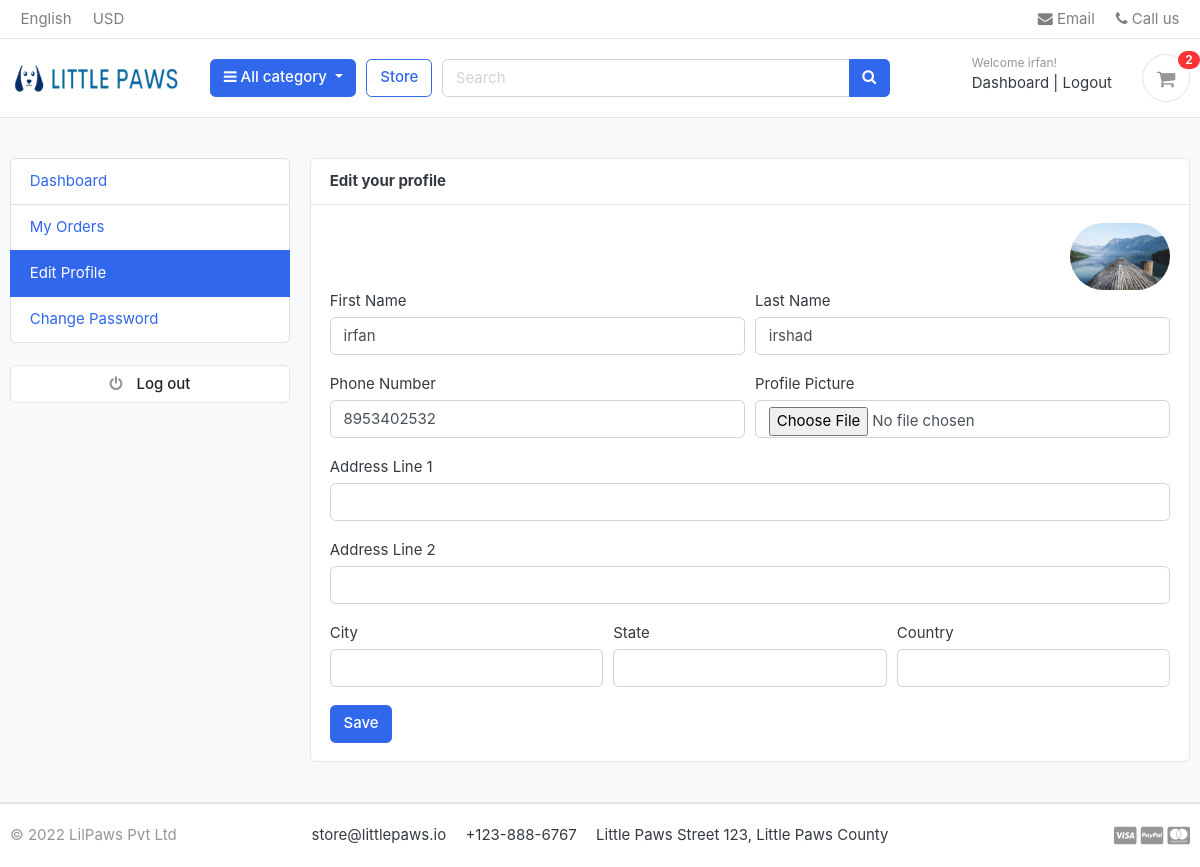
The app's page /accounts/edit_profile/ (signed in), older data.
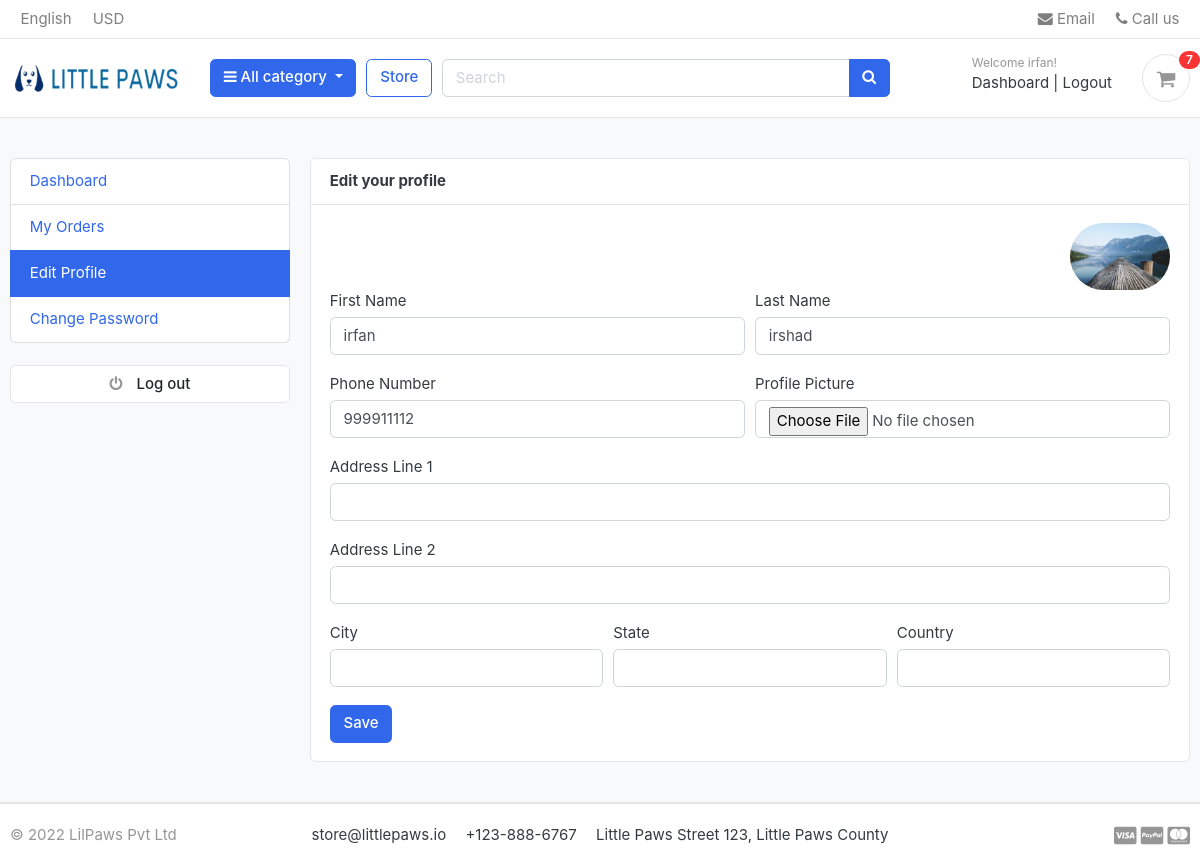
The same page, newer data.
### accounts/models.py (models this page shows, shortened)
class Account(AbstractBaseUser):
    first_name      = models.CharField(max_length=50)
    last_name       = models.CharField(max_length=50)
    username        = models.CharField(max_length=50, unique=True)
    email           = models.EmailField(max_length=100, unique=True)
    phone_number    = models.CharField(max_length=50)
    date_joined     = models.DateTimeField(auto_now_add=True)
    last_login      = models.DateTimeField(auto_now_add=True)
    is_admin        = models.BooleanField(default=False)
    is_staff        = models.BooleanField(default=False)
    is_active        = models.BooleanField(default=False)
    is_superadmin        = models.BooleanField(default=False)
    USERNAME_FIELD = 'email'
    REQUIRED_FIELDS = ['username', 'first_name', 'last_name']
    objects = MyAccountManager()

### accounts/views.py (the view)
# urls.py: path('edit_profile/', views.edit_profile, name='edit_profile'),
@login_required(login_url='login')
def edit_profile(request):
    userprofile = get_object_or_404(UserProfile, user=request.user)
    if request.method == 'POST':
        user_form = UserForm(request.POST, instance=request.user)
        profile_form = UserProfileForm(request.POST, request.FILES, instance=userprofile)
        if user_form.is_valid() and profile_form.is_valid():
            user_form.save()
            profile_form.save()
            messages.success(request, 'Your profile has been updated.')
            return redirect('edit_profile')
    else:
        user_form = UserForm(instance=request.user)
        profile_form = UserProfileForm(instance=userprofile)
    context = {
        'user_form': user_form,
        'profile_form': profile_form,
        'userprofile': userprofile,
    }
    return render(request, 'accounts/edit_profile.html', context)

### accounts/forms.py
class UserForm(forms.ModelForm):
    class Meta:
        model = Account
        fields = ('first_name', 'last_name', 'phone_number')
    def __init__(self, *args, **kwargs):
        super(UserForm, self).__init__(*args, **kwargs)
        for field in self.fields:
            self.fields[field].widget.attrs['class'] = 'form-control'

class UserProfileForm(forms.ModelForm):
    profile_picture = forms.ImageField(required=False, error_messages = {'invalid':("Image files only")}, widget=forms.FileInput)
    class Meta:
        model = UserProfile
        fields = ('address_line_1', 'address_line_2', 'city', 'state', 'country', 'profile_picture')
    def __init__(self, *args, **kwargs):
        super(UserProfileForm, self).__init__(*args, **kwargs)
        for field in self.fields:
            self.fields[field].widget.attrs['class'] = 'form-control'

### carts/views.py (called while the page is built)
def _cart_id(request):
    cart = request.session.session_key
    if not cart:
        cart = request.session.create()
    return cart

### category/context_processors.py (called while the page is built)
def menu_links(request):
    links = Category.objects.all()
    return dict(links=links)

### category/models.py (called while the page is built)
    def get_url(self):
            return reverse('products_by_category', args=[self.slug])

### templates/accounts/edit_profile.html (shortened to what this page needs)
{% extends 'base.html' %}
{% block content %}
<section class="section-conten padding-y bg">
<div class="container">
	<div class="row">
	{% include 'includes/dashboard_sidebar.html' %}
	<main class="col-md-9">
		<article class="card">
		<header class="card-header">
			<strong class="d-inline-block mr-3">Edit your profile</strong>
		</header>
		<div class="card-body">
			<div class="text-right">
				<img src="{{userprofile.profile_picture.url}}" alt="Profile Picture" width="100" style="border-radius:50px;">
			</div>
			<div class="row">
			<div class="col-md-12">
				<form action="{% url 'edit_profile' %}" method="POST" enctype="multipart/form-data">
					<div class="form-row">
						<div class="form-group col-md-6">
							<label>First Name</label>
							{{user_form.first_name}}
						</div>
						<div class="form-group col-md-6">
							<label>Last Name</label>
							{{user_form.last_name}}
						</div>
					</div>
					<div class="form-row">
						<div class="form-group col-md-6">
							<label>Phone Number</label>
							{{user_form.phone_number}}
						</div>
						<div class="form-group col-md-6">
							<label>Profile Picture</label>
							{{profile_form.profile_picture}}
						</div>
					</div>
					<div class="form-group">
						<label>Address Line 1</label>
						{{profile_form.address_line_1}}
					</div>
					<div class="form-group">
						<label>Address Line 2</label>
						{{profile_form.address_line_2}}
					</div>
					<div class="form-row">
						<div class="form-group col-md-4">
							<label>City</label>
							{{profile_form.city}}
						</div>
						<div class="form-group col-md-4">
							<label>State</label>
							{{profile_form.state}}
						</div>
						<div class="form-group col-md-4">
							<label>Country</label>
							{{profile_form.country}}
						</div>
					</div>
					<input type="submit" value="Save" class="btn btn-primary">
				</form>
			</div>
			</div>
		</div>
		</article>
	</main>
</div>
</div>
</section>
{% endblock %}

### templates/includes/navbar.html (shortened to what this page needs)
{% load static %}
<header class="section-header">
<nav class="navbar p-md-0 navbar-expand-sm navbar-light border-bottom">
<div class="container">
  <div class="collapse navbar-collapse" id="navbarTop4">
    <ul class="navbar-nav mr-auto">
      <li class="nav-item dropdown">
      <a href="#" class="nav-link">   English </a>
    </li>
    <li class="nav-item dropdown">
      <a href="#" class="nav-link"> USD </a>
    </li>
    </ul>
    <ul class="navbar-nav">
    <li><a href="#" class="nav-link"> <i class="fa fa-envelope"></i> Email </a></li>
    <li><a href="#" class="nav-link"> <i class="fa fa-phone"></i> Call us </a></li>
  </ul>
  </div>
</div>
</nav>
<section class="header-main border-bottom">
  <div class="container">
<div class="row align-items-center">
  <div class="col-lg-2 col-md-3 col-6">
    <a href="{% url 'home' %}" class="brand-wrap">
      <img class="logo" src="{% static './images/logo.png' %}">
    </a>
  </div>
  <div class="col-lg col-sm col-md col-6 flex-grow-0">
    <div class="category-wrap dropdown d-inline-block float-right">
      <button type="button" class="btn btn-primary dropdown-toggle" data-toggle="dropdown">
        <i class="fa fa-bars"></i> All category
      </button>
    </div>
  </div>
  <a href="{% url 'store' %}" class="btn btn-outline-primary">Store</a>
  <div class="col-lg  col-md-6 col-sm-12 col">
    <form action="{% url 'search' %}" class="search" method='GET'>
      <div class="input-group w-100">
          <input type="text" class="form-control" style="width:60%;" placeholder="Search" name="keyword">
          <div class="input-group-append">
            <button class="btn btn-primary" type="submit">
              <i class="fa fa-search"></i>
            </button>
          </div>
        </div>
    </form>
  </div>
  <div class="col-lg-3 col-sm-6 col-8 order-2 order-lg-3">
        <div class="d-flex justify-content-end mb-3 mb-lg-0">
          {% if user.id is None %}
          <div class="widget-header">
            <small class="title text-muted">Welcome guest!</small>
            <div>
              <a href="{% url 'login' %}">Sign in</a> <span class="dark-transp"> | </span>
              <a href="{% url 'register' %}"> Register</a>
            </div>
          </div>
          {% else %}
          <div class="widget-header">
            <small class="title text-muted">Welcome {{user.first_name}}!</small>
            <div>
              <a href="{% url 'dashboard' %}">Dashboard</a> <span class="dark-transp"> | </span>
              <a href="{% url 'logout' %}"> Logout</a>
            </div>
          </div>
          {% endif %}
          <a href="{% url 'cart' %}" class="widget-header pl-3 ml-3">
            <div class="icon icon-sm rounded-circle border"><i class="fa fa-shopping-cart"></i></div>
            <span class="badge badge-pill badge-danger notify">{{cart_count}}</span>
          </a>
        </div>
      </div>
</div>
  </div>
</section>
</header>

Row changes from the older to the newer data that the page shows:
changed Account "irfan": phone_number "8953402532" → "999911112"
Text that changed along with them:
{{ cart_count }}: "2" → "7"
